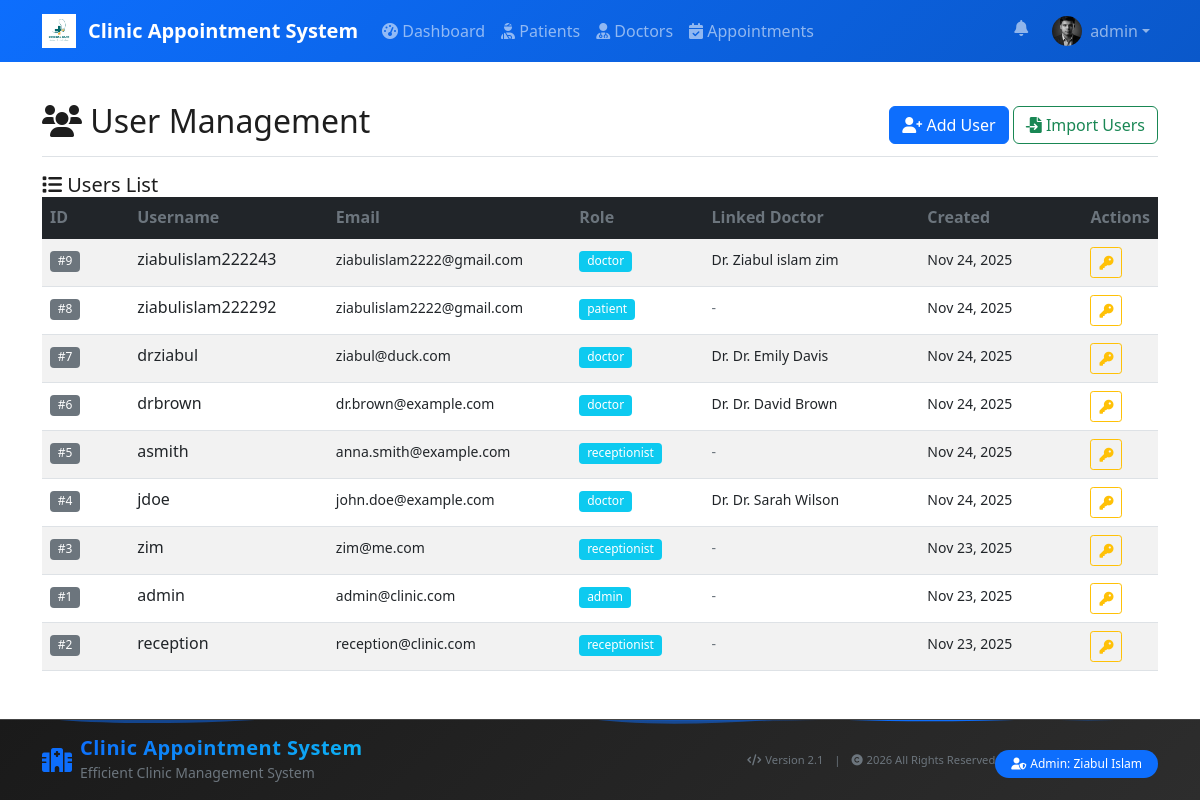
The page /pages/users.php (signed in) on the database its author committed.
### tables this page shows
CREATE TABLE `users` (
  `user_id` int(11) NOT NULL,
  `username` varchar(50) NOT NULL,
  `password` varchar(255) NOT NULL,
  `email` varchar(100) DEFAULT NULL,
  `first_name` varchar(50) DEFAULT NULL,
  `last_name` varchar(50) DEFAULT NULL,
  `profile_picture` varchar(255) DEFAULT NULL,
  `role` enum('admin','receptionist','doctor','patient') DEFAULT 'receptionist',
  `doctor_id` int(11) DEFAULT NULL,
  `created_at` timestamp NOT NULL DEFAULT current_timestamp()
);

CREATE TABLE `doctors` (
  `doctor_id` int(11) NOT NULL,
  `first_name` varchar(50) NOT NULL,
  `last_name` varchar(50) NOT NULL,
  `specialization` varchar(100) DEFAULT NULL,
  `email` varchar(100) DEFAULT NULL,
  `phone` varchar(15) DEFAULT NULL,
  `license_number` varchar(50) DEFAULT NULL,
  `available_days` set('Monday','Tuesday','Wednesday','Thursday','Friday','Saturday','Sunday') DEFAULT NULL,
  `consultation_fee` decimal(8,2) DEFAULT NULL,
  `available_time_start` time DEFAULT NULL,
  `available_time_end` time DEFAULT NULL,
  `profile_picture` varchar(255) DEFAULT NULL,
  `created_at` timestamp NOT NULL DEFAULT current_timestamp()
);

### config/config.php (called while the page is built, shortened)
<?php
if (file_exists(__DIR__ . '/../includes/functions.php')) {
    require_once __DIR__ . '/../includes/functions.php';
}
function isLoggedIn() {
    return isset($_SESSION['user_id']);
}
?>

### includes/functions.php (called while the page is built, shortened)
<?php
function pageFadeIn() {
    return 'fade-in';
}
?>

### pages/users.php (the view, shortened to what this page needs)
<?php
require_once '../includes/header.php';
try {
    $query = "SELECT u.*, d.first_name as doctor_first, d.last_name as doctor_last FROM users u LEFT JOIN doctors d ON u.doctor_id = d.doctor_id ORDER BY u.created_at DESC";
    $stmt = $db->prepare($query);
    $stmt->execute();
    $users = $stmt->fetchAll(PDO::FETCH_ASSOC);
} catch (PDOException $e) {
    logAction('USERS_PAGE_ERROR', $e->getMessage());
    $error = 'Failed to load users.';
}
?>
<div class="d-flex justify-content-between align-items-center pt-3 pb-2 mb-3 border-bottom">
    <h1 class="h2"><i class="fas fa-users"></i> User Management</h1>
    <div>
        <a href="add_user.php" class="btn btn-primary"><i class="fas fa-user-plus"></i> Add User</a>
        <button class="btn btn-outline-success" data-bs-toggle="modal" data-bs-target="#importUsersModal"><i class="fas fa-file-import"></i> Import Users</button>
    </div>
</div>
<div class="list-container">
    <div class="list-header">
        <h5 class="mb-0"><i class="fas fa-list"></i> Users List</h5>
    </div>
    <div class="list-body">
        <?php if (empty($users)): ?>
            <div class="p-3 text-muted">No users found.</div>
        <?php else: ?>
            <div class="table-responsive">
                <table class="table table-striped table-hover">
                    <thead class="table-dark">
                        <tr>
                            <th style="width:8%;">ID</th>
                            <th style="width:18%;">Username</th>
                            <th style="width:22%;">Email</th>
                            <th style="width:12%;">Role</th>
                            <th style="width:20%;">Linked Doctor</th>
                            <th style="width:15%;">Created</th>
                            <th style="width:5%;">Actions</th>
                        </tr>
                    </thead>
                    <tbody>
                        <?php foreach ($users as $u): ?>
                            <tr>
                                <td><span class="badge bg-secondary">#<?php echo $u['user_id']; ?></span></td>
                                <td><?php echo htmlspecialchars($u['username']); ?></td>
                                <td><small><?php echo htmlspecialchars($u['email']); ?></small></td>
                                <td><span class="badge bg-info"><?php echo htmlspecialchars($u['role']); ?></span></td>
                                <td><small><?php echo $u['doctor_first'] ? htmlspecialchars('Dr. ' . $u['doctor_first'] . ' ' . $u['doctor_last']) : '<span class="text-muted">-</span>'; ?></small></td>
                                <td><small><?php echo date('M j, Y', strtotime($u['created_at'])); ?></small></td>
                                <td>
                                    <div class="d-none d-md-inline-flex btn-group btn-group-sm" role="group">
                                        <button class="btn btn-sm btn-outline-warning" data-bs-toggle="modal" data-bs-target="#resetModal" data-userid="<?php echo $u['user_id']; ?>" data-username="<?php echo htmlspecialchars($u['username']); ?>" title="Reset Password"><i class="fas fa-key"></i></button>
                                    </div>
                                </td>
                            </tr>
                        <?php endforeach; ?>
                    </tbody>
                </table>
            </div>
        <?php endif; ?>
    </div>
</div>
<?php require_once '../includes/footer.php'; ?>

### includes/header.php (shortened to what this page needs)
<?php
require_once __DIR__ . '/../config/config.php';
?>
<!DOCTYPE html>
<html lang="en">
<head>
    <link href="https://cdn.jsdelivr.net/npm/bootstrap@5.1.3/dist/css/bootstrap.min.css" rel="stylesheet">
    <link rel="stylesheet" href="https://cdnjs.cloudflare.com/ajax/libs/font-awesome/6.0.0/css/all.min.css">
    <link href="../assets/css/style.css" rel="stylesheet">
</head>
<body class="has-fixed-navbar">
    <nav class="navbar navbar-expand-lg navbar-dark navbar-transparent">
        <div class="container">
            <a class="navbar-brand d-flex align-items-center" href="../index.php">
                <?php
                $logoRelPath = '../assets/images/logo_white.png';
                $logoAbsPath = __DIR__ . '/../assets/images/logo_white.png';
                if (file_exists($logoAbsPath)):
                ?>
                    <img src="<?php echo $logoRelPath; ?>" alt="<?php echo SITE_NAME; ?>" style="height:34px;object-fit:contain;margin-right:8px;">
                <?php else: ?>
                    <i class="fas fa-hospital-alt me-2"></i>
                <?php endif; ?>
                <span class="ms-1"><?php echo SITE_NAME; ?></span>
            </a>
            <div class="collapse navbar-collapse" id="navbarNav">
                <?php if (isLoggedIn()): ?>
                <ul class="navbar-nav me-auto">
                    <li class="nav-item">
                        <a class="nav-link" href="../pages/dashboard.php"><i class="fas fa-tachometer-alt"></i> Dashboard</a>
                    </li>
                    <?php $role = strtolower($_SESSION['role'] ?? ''); ?>
                    <?php if ($role === 'doctor'): ?>
                        <li class="nav-item">
                            <a class="nav-link" href="../pages/prescriptions.php"><i class="fas fa-file-prescription"></i> Prescriptions</a>
                        </li>
                    <?php else: ?>
                        <li class="nav-item">
                            <a class="nav-link" href="../pages/patients.php"><i class="fas fa-user-injured"></i> Patients</a>
                        </li>
                        <li class="nav-item">
                            <a class="nav-link" href="../pages/doctors.php"><i class="fas fa-user-md"></i> Doctors</a>
                        </li>
                        <li class="nav-item">
                            <a class="nav-link" href="../pages/appointments.php"><i class="fas fa-calendar-check"></i> Appointments</a>
                        </li>
                    <?php endif; ?>
                </ul>
                <?php endif; ?>
                <ul class="navbar-nav">
                    <?php if (isLoggedIn()):
                        $avatarUrl = '../assets/images/default_avatar.png';
                        if (defined('DB_OK') && DB_OK && isset($db) && $db instanceof PDO) {
                            try {
                                $uqq = $db->prepare('SELECT profile_picture, first_name, last_name FROM users WHERE user_id = :id LIMIT 1');
                                $uqq->bindParam(':id',
                                    $_SESSION['user_id']);
                                $uqq->execute();
                                $urow = $uqq->fetch(PDO::FETCH_ASSOC);
                                if (!empty($urow['profile_picture']) && file_exists(__DIR__ . '/../uploads/users/' . $urow['profile_picture'])) {
                                    $avatarUrl = '../uploads/users/' . $urow['profile_picture'];
                                }
                            } catch (Throwable $e) { $profileFullName = $_SESSION['username']; }
                        }
                    ?>
                        <li class="nav-item dropdown position-relative me-2">
                            <a class="nav-link position-relative" href="#" id="notificationBell" role="button" data-bs-toggle="dropdown" aria-expanded="false">
                                <i class="fas fa-bell"></i>
                            </a>
                        </li>
                        <li class="nav-item dropdown">
                            <a class="nav-link dropdown-toggle d-flex align-items-center" href="#" id="userMenu" role="button" data-bs-toggle="dropdown" aria-expanded="false">
                                <img src="<?php echo $avatarUrl; ?>" alt="avatar" style="width:30px;height:30px;object-fit:cover;border-radius:50%;margin-right:8px;">
                                <span class="d-none d-md-inline"><?php echo htmlspecialchars($_SESSION['username']); ?></span>
                            </a>
                        </li>
                    <?php endif; ?>
                </ul>
            </div>
        </div>
    </nav>
    <div class="container mt-4 <?php echo function_exists('pageFadeIn') ? pageFadeIn() : ''; ?>">

### assets/css/style.css (style rules this page uses)
:root { --primary-color: #0d6efd; --secondary-color: #6c757d; --success-color: #198754; --danger-color: #dc3545; --warning-color: #ffc107; --info-color: #0dcaf0; --bg: #ffffff; --panel-bg: #ffffff; --text-color: #1e1e1e; --muted-color: #6c757d; --navbar-rgba: 10,25,41; }
html, body { width: 100%; height: 100%; overflow-y: auto; pointer-events: auto; }
body { font-family: 'Segoe UI', Tahoma, Geneva, Verdana, sans-serif; background-color: var(--bg); color: var(--text-color); }
.navbar-brand { font-weight: 600; }
.table th { border-top: none; font-weight: 600; color: var(--secondary-color); }
.btn { border-radius: 6px; font-weight: 500; }
.badge { font-size: 0.75em; font-weight: 500; }
.navbar-dark { background: linear-gradient(135deg, var(--primary-color) 0%, #0a58ca 100%); }

### includes/footer.php (style rules this page uses)
.fade-in { animation: fadeIn 1.5s ease-out; }
html, body { height: 100%; }
body { display: flex; flex-direction: column; min-height: 100vh; }
.container { flex: 1; }

### rows shown on the page
users: profile_picture (picture), user_id "1", username "admin", email "admin@clinic.com", role "admin", created_at "Nov 23, 2025"
users: user_id "9", username "ziabulislam222243", email "ziabulislam2222@gmail.com", role "doctor", doctor.last_name "Dr. Ziabul islam zim", created_at "Nov 24, 2025"
users: user_id "8", username "ziabulislam222292", email "ziabulislam2222@gmail.com", role "patient", created_at "Nov 24, 2025"
users: user_id "7", username "drziabul", email "ziabul@duck.com", role "doctor", doctor.last_name "Dr. Dr. Emily Davis", created_at "Nov 24, 2025"
users: user_id "6", username "drbrown", email "dr.brown@example.com", role "doctor", doctor.last_name "Dr. Dr. David Brown", created_at "Nov 24, 2025"
users: user_id "5", username "asmith", email "anna.smith@example.com", role "receptionist", created_at "Nov 24, 2025"
users: user_id "4", username "jdoe", email "john.doe@example.com", role "doctor", doctor.last_name "Dr. Dr. Sarah Wilson", created_at "Nov 24, 2025"
users: user_id "3", username "zim", email "zim@me.com", role "receptionist", created_at "Nov 23, 2025"
users: user_id "2", username "reception", email "reception@clinic.com", role "receptionist", created_at "Nov 23, 2025"

### other values the page prints
SITE_NAME "Clinic Appointment System"
$_SESSION['username'] "admin"
